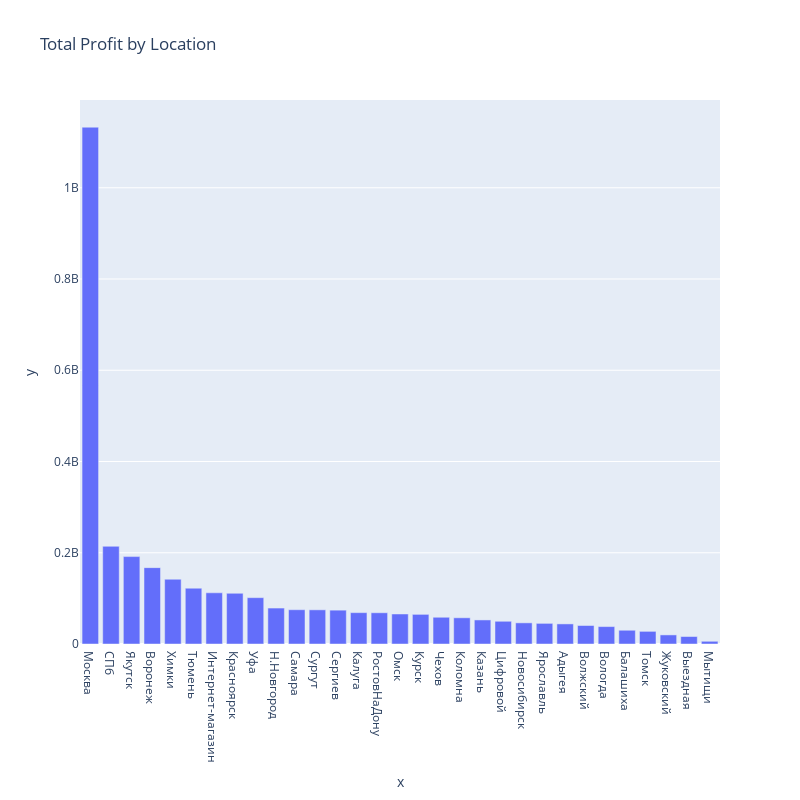

The notebook cell saved with this chart:
### Code cell
shop_total_prodif_df = full_sales_history_df.groupby('location', as_index=True)['total_price'].sum().sort_values(ascending=False)

fig = px.bar(
    x=shop_total_prodif_df.index, 
    y=shop_total_prodif_df.values,
    width=800, height=800,
    title='Total Profit by Location',
)

fig.show()

### Figure 1 — Plotly figure (JSON) as saved in the notebook; plotly's stock layout.template omitted (floating-point values rounded to 4 significant figures)
{"data": [{"alignmentgroup": "True", "hovertemplate": "x=%{x}<br>y=%{y}<extra></extra>", "legendgroup": "", "marker": {"color": "#636efa", "pattern": {"shape": ""}}, "name": "", "offsetgroup": "", "orientation": "v", "showlegend": false, "textposition": "auto", "type": "bar", "x": ["Москва", "СПб", "Якутск", "Воронеж", "Химки", "Тюмень", "Интернет-магазин", "Красноярск", "Уфа", "Н.Новгород", "Самара", "Сургут", "Сергиев", "Калуга", "РостовНаДону", "Омск", "Курск", "Чехов", "Коломна", "Казань", "Цифровой", "Новосибирск", "Ярославль", "Адыгея", "Волжский", "Вологда", "Балашиха", "Томск", "Жуковский", "Выездная", "Мытищи"], "xaxis": "x", "y": [1133000000.0, 214100000.0, 191600000.0, 167400000.0, 141900000.0, 122300000.0, 112200000.0, 111200000.0, 101600000.0, 78790000.0, 75130000.0, 74880000.0, 74190000.0, 68710000.0, 68480000.0, 65770000.0, 64950000.0, 58610000.0, 57440000.0, 52740000.0, 49790000.0, 46350000.0, 45230000.0, 44050000.0, 40540000.0, 38160000.0, 30140000.0, 27710000.0, 19930000.0, 16370000.0, 5949000.0], "yaxis": "y"}], "layout": {"barmode": "relative", "height": 800, "legend": {"tracegroupgap": 0}, "title": {"text": "Total Profit by Location"}, "width": 800, "xaxis": {"anchor": "y", "domain": [0, 1], "title": {"text": "x"}}, "yaxis": {"anchor": "x", "domain": [0, 1], "title": {"text": "y"}}}}
